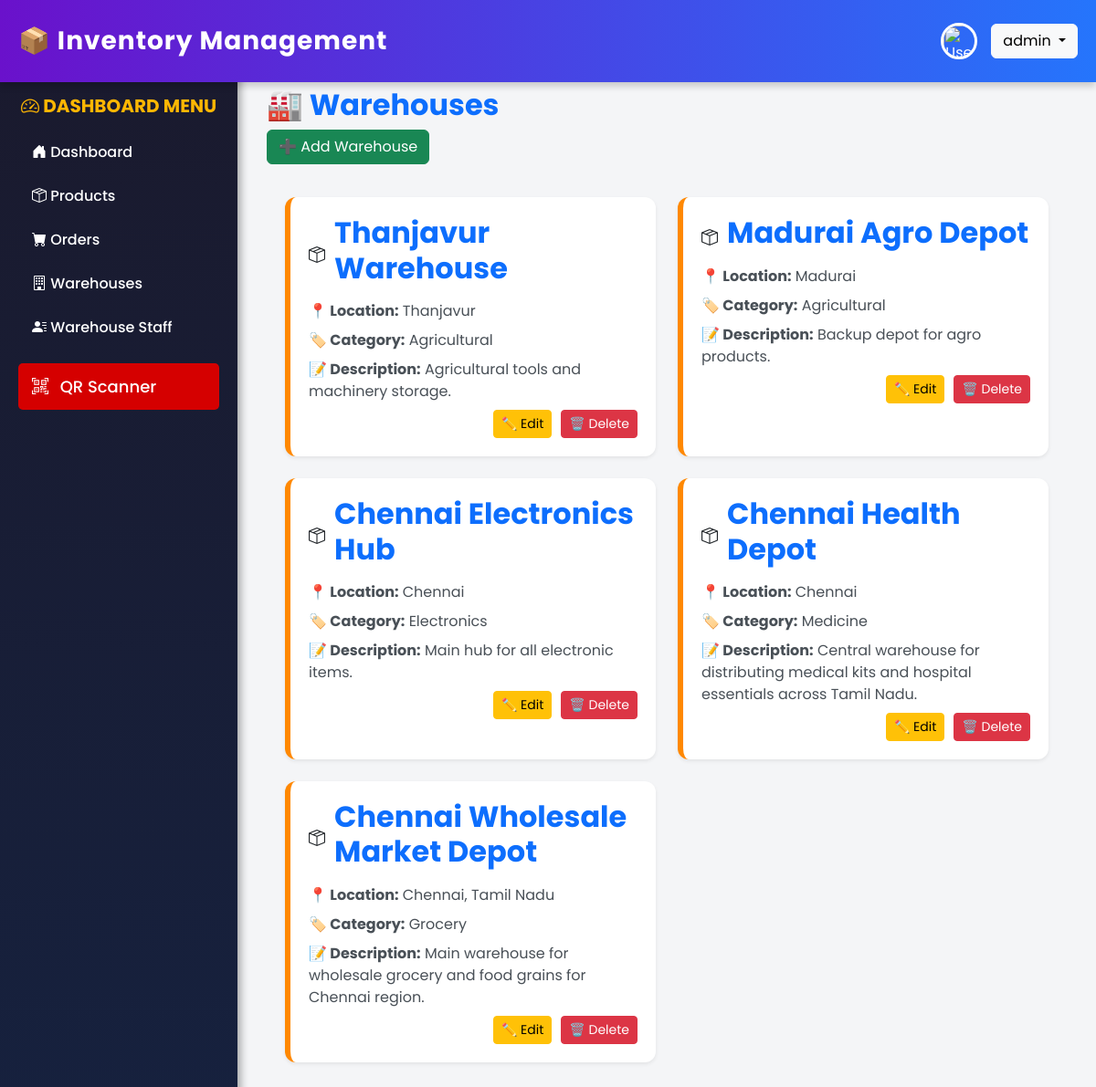
The page /warehouses/ (signed in) on the database its author committed.
### inventory/models.py (models this page shows, shortened)
class Warehouse(models.Model):
    CATEGORY_CHOICES = [
    ('electronics', 'Electronics'),
    ('furniture', 'Furniture'),
    ('groceries', 'Groceries'),
    ('clothing', 'Clothing'),
    ('medicine', 'Medicine'),
    ('automotive', 'Automotive'),
    ('agricultural', 'Agricultural'),
    ('stationery', 'Stationery'),
    ('technology', 'Technology'),
    ('sports_equipment', 'Sports Equipment'),
    ('general', 'General'),
    ('all', 'All'),
]
    name = models.CharField(max_length=255)
    location = models.CharField(max_length=255)
    category = models.CharField(max_length=50, choices=CATEGORY_CHOICES, default='all')
    description = models.TextField(blank=True, null=True)

### inventory/views.py (the view)
# urls.py: path('warehouses/', views.warehouse_list, name='warehouse_list'),
def warehouse_list(request):
    warehouses = Warehouse.objects.all()
    warehouse_data = []
    for warehouse in warehouses:
        products = Product.objects.filter().values("name", "stock_keeping_unit")
        warehouse_data.append({"warehouse": warehouse, "products": list(products)})
    return render(request, 'inventory/warehouse/warehouse_list.html', {'warehouses': warehouses})

### inventory/templates/inventory/warehouse/warehouse_list.html (shortened to what this page needs)
{% extends 'inventory/base.html' %} {% block content %}
<div class="container">
  <h2 class="mt-3 fw-bold text-primary">🏭 Warehouses</h2>
  <button
    class="btn btn-success mb-3"
    data-bs-toggle="modal"
    data-bs-target="#addWarehouseModal"
  >
    ➕ Add Warehouse
  </button>
  <div class="row warehouse-container">
    {% for warehouse in warehouses %}
    <div class="col-md-6 mb-4">
      <div class="warehouse-card shadow-sm">
        <div class="card-header">
          <i class="bi bi-box-seam"></i>
          <a
            href="{% url 'inventory:warehouse_details' warehouse.id %}"
            class="text-primary fw-bold text-decoration-none"
          >
            <h5 class="warehouse-name">{{ warehouse.name }}</h5>
          </a>
        </div>
        <div class="card-body">
          <p><strong>📍 Location:</strong> {{ warehouse.location }}</p>
          <p><strong>🏷️ Category:</strong> {{ warehouse.category|capfirst }}</p>
          <p><strong>📝 Description:</strong> {{ warehouse.description }}</p>
        </div>
        <div class="card-footer">
          <button
            class="btn btn-warning btn-sm edit-warehouse"
            data-id="{{ warehouse.id }}"
            data-name="{{ warehouse.name }}"
            data-location="{{ warehouse.location }}"
            data-category="{{ warehouse.category }}"
            data-description="{{ warehouse.description }}"
            data-bs-toggle="modal"
            data-bs-target="#editWarehouseModal"
          >
            ✏️ Edit
          </button>
          <button
            class="btn btn-danger btn-sm delete-warehouse"
            data-id="{{ warehouse.id }}"
          >
            🗑️ Delete
          </button>
        </div>
      </div>
    </div>
    {% empty %}
    <div class="col-12 text-center text-danger fw-bold">
      No warehouses available.
    </div>
    {% endfor %}
  </div>
  {% endblock %}

### inventory/templates/inventory/warehouse/warehouse_list.html (style rules this page uses)
.warehouse-name { font-size: 32px; font-weight: bold; }
.btn-warning, .btn-danger { transition: 0.3s; }
.warehouse-container { padding: 20px; }
.warehouse-card { background: #fff; border-radius: 12px; padding: 20px; border-left: 6px solid #ff8800; transition: all 0.3s ease-in-out; box-shadow: 0 3px 6px rgba(0, 0, 0, 0.1); height: 100%; }
.card-header { background: #f8f9fa; color: #212529; padding: 15px 20px; border-bottom: 2px solid #ff8800; border-radius: 12px 12px 0 0; font-weight: 600; font-size: 18px; display: flex; align-items: center; gap: 10px; }
.card-body p { margin: 8px 0; color: #495057; font-size: 16px; }
.card-footer { display: flex; justify-content: flex-end; gap: 10px; padding-top: 10px; }

### inventory/templates/inventory/base.html (style rules this page uses)
body { font-family: "Poppins", sans-serif; display: flex; flex-direction: column; height: 100vh; overflow-x: hidden; background-color: #f4f5f7; }

### rows shown on the page
Warehouse: name "Thanjavur Warehouse", location "Thanjavur", category "Agricultural", description "Agricultural tools and machinery storage."
Warehouse: name "Madurai Agro Depot", location "Madurai", category "Agricultural", description "Backup depot for agro products."
Warehouse: name "Chennai Electronics Hub", location "Chennai", category "Electronics", description "Main hub for all electronic items."
Warehouse: name "Chennai Health Depot", location "Chennai", category "Medicine", description "Central warehouse for distributing medical kits and hospital essentials across Tamil Nadu."
Warehouse: name "Chennai Wholesale Market Depot", location "Chennai, Tamil Nadu", category "Grocery", description "Main warehouse for wholesale grocery and food grains for Chennai region."

### other values the page prints
{{ request.session.user_name }} "admin"
